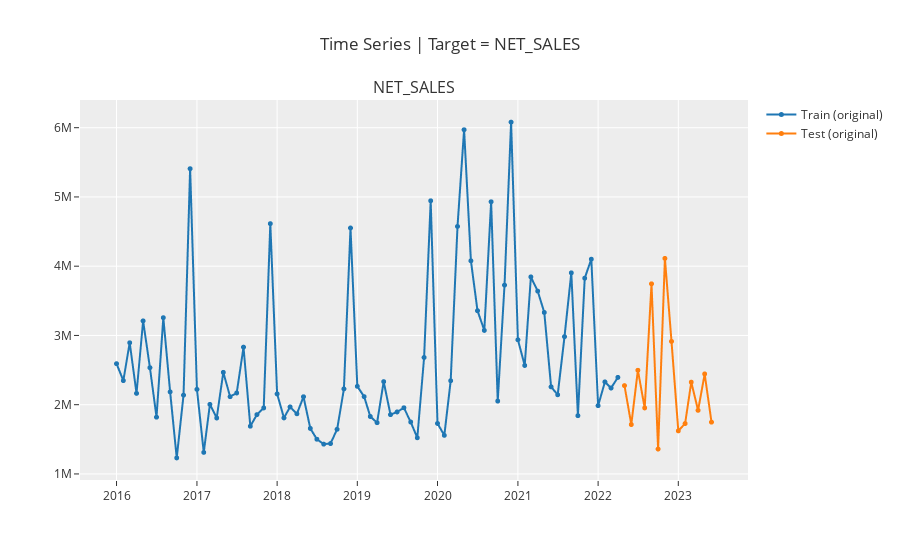

Notebook code for this chart:
### Code cell
plot_model(plot = 'train_test_split')
